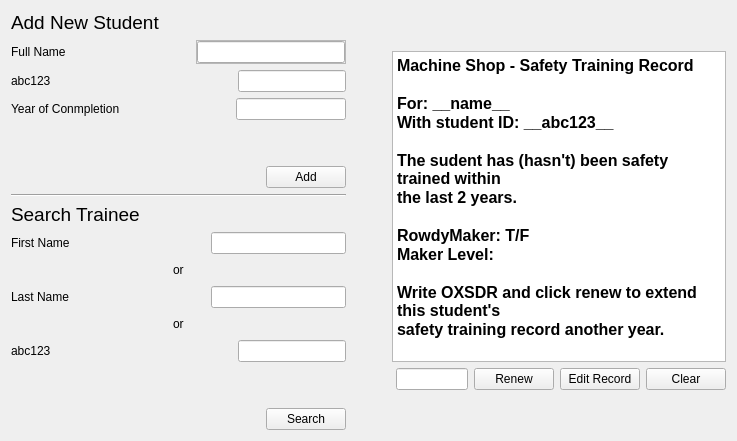
     <widget class="QWidget" name="page_3">
      <property name="styleSheet">
       <string notr="true"/>
      </property>
      <layout class="QVBoxLayout" name="verticalLayout_6">
       <item>
        <layout class="QHBoxLayout" name="horizontalLayout_62" stretch="1,0,1">
         <item>
          <layout class="QVBoxLayout" name="verticalLayout_51">
           <item>
            <layout class="QVBoxLayout" name="verticalLayout_49">
             <item>
              <layout class="QHBoxLayout" name="horizontalLayout_50">
               <item>
                <widget class="QLabel" name="MS_ST_add_student_label">
                 <property name="font">
                  <font>
                   <pointsize>14</pointsize>
                  </font>
                 </property>
                 <property name="text">
                  <string>Add New Student</string>
                 </property>
                </widget>
               </item>
               <item>
                <spacer name="horizontalSpacer_45">
                 <property name="orientation">
                  <enum>Qt::Horizontal</enum>
                 </property>
                 <property name="sizeHint" stdset="0">
                  <size>
                   <width>40</width>
                   <height>20</height>
                  </size>
                 </property>
                </spacer>
               </item>
              </layout>
             </item>
             <item>
              <layout class="QHBoxLayout" name="horizontalLayout_51" stretch="0,0,0">
               <item>
                <widget class="QLabel" name="MS_ST_add_student_full_name">
                 <property name="text">
                  <string>Full Name</string>
                 </property>
                </widget>
               </item>
               <item>
                <spacer name="horizontalSpacer_42">
                 <property name="orientation">
                  <enum>Qt::Horizontal</enum>
                 </property>
                 <property name="sizeHint" stdset="0">
                  <size>
                   <width>40</width>
                   <height>20</height>
                  </size>
                 </property>
                </spacer>
               </item>
               <item>
                <widget class="QFrame" name="frame_3">
                 <property name="minimumSize">
                  <size>
                   <width>150</width>
                   <height>0</height>
                  </size>
                 </property>
                 <property name="frameShape">
                  <enum>QFrame::StyledPanel</enum>
                 </property>
                 <property name="frameShadow">
                  <enum>QFrame::Raised</enum>
                 </property>
                 <layout class="QHBoxLayout" name="ms_st_full_name_entry_layout">
                  <property name="spacing">
                   <number>0</number>
                  </property>
                  <property name="leftMargin">
                   <number>0</number>
                  </property>
                  <property name="topMargin">
                   <number>0</number>
                  </property>
                  <property name="rightMargin">
                   <number>0</number>
                  </property>
                  <property name="bottomMargin">
                   <number>0</number>
                  </property>
                  <item>
                   <widget class="QLineEdit" name="MS_SF_full_name_entry"/>
                  </item>
                 </layout>
                </widget>
               </item>
              </layout>
             </item>
             <item>
              <layout class="QHBoxLayout" name="horizontalLayout_52" stretch="0,1,0">
               <item>
                <widget class="QLabel" name="MS_ST_add_student_abc">
                 <property name="text">
                  <string>abc123</string>
                 </property>
                </widget>
               </item>
               <item>
                <spacer name="horizontalSpacer_41">
                 <property name="orientation">
                  <enum>Qt::Horizontal</enum>
                 </property>
                 <property name="sizeHint" stdset="0">
                  <size>
                   <width>40</width>
                   <height>20</height>
                  </size>
                 </property>
                </spacer>
               </item>
               <item>
                <widget class="QLineEdit" name="MS_ST_add_student_abc_entry">
                 <property name="maxLength">
                  <number>6</number>
                 </property>
                </widget>
               </item>
              </layout>
             </item>
             <item>
              <layout class="QHBoxLayout" name="horizontalLayout_53">
               <item>
                <widget class="QLabel" name="MS_ST_add_student_yoc">
                 <property name="text">
                  <string>Year of Conmpletion</string>
                 </property>
                </widget>
               </item>
               <item>
                <spacer name="horizontalSpacer_43">
                 <property name="orientation">
                  <enum>Qt::Horizontal</enum>
                 </property>
                 <property name="sizeHint" stdset="0">
                  <size>
                   <width>40</width>
                   <height>20</height>
                  </size>
                 </property>
                </spacer>
               </item>
               <item>
                <widget class="QLineEdit" name="MS_ST_add_student_yoc_entry">
                 <property name="maxLength">
                  <number>4</number>
                 </property>
                </widget>
               </item>
              </layout>
             </item>
             <item>
              <spacer name="verticalSpacer_23">
               <property name="orientation">
                <enum>Qt::Vertical</enum>
               </property>
               <property name="sizeHint" stdset="0">
                <size>
                 <width>20</width>
                 <height>40</height>
                </size>
               </property>
              </spacer>
             </item>
             <item>
              <layout class="QHBoxLayout" name="horizontalLayout_54">
               <item>
                <spacer name="horizontalSpacer_44">
                 <property name="orientation">
                  <enum>Qt::Horizontal</enum>
                 </property>
                 <property name="sizeHint" stdset="0">
                  <size>
                   <width>40</width>
                   <height>20</height>
                  </size>
                 </property>
                </spacer>
               </item>
               <item>
                <widget class="QPushButton" name="MS_ST_add_student_button">
                 <property name="text">
                  <string>Add</string>
                 </property>
                </widget>
               </item>
              </layout>
             </item>
            </layout>
           </item>
           <item>
            <widget class="Line" name="line_3">
             <property name="orientation">
              <enum>Qt::Horizontal</enum>
             </property>
            </widget>
           </item>
           <item>
            <layout class="QVBoxLayout" name="verticalLayout_50">
             <item>
              <layout class="QHBoxLayout" name="horizontalLayout_55">
               <item>
                <widget class="QLabel" name="MS_ST_search_trainee_label">
                 <property name="font">
                  <font>
                   <pointsize>14</pointsize>
                  </font>
                 </property>
                 <property name="text">
                  <string>Search Trainee</string>
                 </property>
                </widget>
               </item>
               <item>
                <spacer name="horizontalSpacer_46">
                 <property name="orientation">
                  <enum>Qt::Horizontal</enum>
                 </property>
                 <property name="sizeHint" stdset="0">
                  <size>
                   <width>40</width>
                   <height>20</height>
                  </size>
                 </property>
                </spacer>
               </item>
              </layout>
             </item>
             <item>
              <layout class="QHBoxLayout" name="horizontalLayout_56">
               <item>
                <widget class="QLabel" name="MS_ST_search_trainee_fname">
                 <property name="text">
                  <string>First Name</string>
                 </property>
                </widget>
               </item>
               <item>
                <spacer name="horizontalSpacer_52">
                 <property name="orientation">
                  <enum>Qt::Horizontal</enum>
                 </property>
                 <property name="sizeHint" stdset="0">
                  <size>
                   <width>40</width>
                   <height>20</height>
                  </size>
                 </property>
                </spacer>
               </item>
               <item>
                <widget class="QLineEdit" name="MS_ST_search_trainee_fname_entry">
                 <property name="maxLength">
                  <number>100</number>
                 </property>
                </widget>
               </item>
              </layout>
             </item>
             <item>
              <layout class="QHBoxLayout" name="horizontalLayout_57">
               <item>
                <spacer name="horizontalSpacer_47">
                 <property name="orientation">
                  <enum>Qt::Horizontal</enum>
                 </property>
                 <property name="sizeHint" stdset="0">
                  <size>
                   <width>40</width>
                   <height>20</height>
                  </size>
                 </property>
                </spacer>
               </item>
               <item>
                <widget class="QLabel" name="MS_ST_search_trainee_or1">
                 <property name="text">
                  <string>or</string>
                 </property>
                </widget>
               </item>
               <item>
                <spacer name="horizontalSpacer_48">
                 <property name="orientation">
                  <enum>Qt::Horizontal</enum>
                 </property>
                 <property name="sizeHint" stdset="0">
                  <size>
                   <width>40</width>
                   <height>20</height>
                  </size>
                 </property>
                </spacer>
               </item>
              </layout>
             </item>
             <item>
              <layout class="QHBoxLayout" name="horizontalLayout_58">
               <item>
                <widget class="QLabel" name="MS_ST_search_trainee_lname">
                 <property name="text">
                  <string>Last Name</string>
                 </property>
                </widget>
               </item>
               <item>
                <spacer name="horizontalSpacer_53">
                 <property name="orientation">
                  <enum>Qt::Horizontal</enum>
                 </property>
                 <property name="sizeHint" stdset="0">
                  <size>
                   <width>40</width>
                   <height>20</height>
                  </size>
                 </property>
                </spacer>
               </item>
               <item>
                <widget class="QLineEdit" name="MS_ST_search_trainee_lname_entry">
                 <property name="maxLength">
                  <number>100</number>
                 </property>
                </widget>
               </item>
              </layout>
             </item>
             <item>
              <layout class="QHBoxLayout" name="horizontalLayout_59">
               <item>
                <spacer name="horizontalSpacer_49">
                 <property name="orientation">
                  <enum>Qt::Horizontal</enum>
                 </property>
                 <property name="sizeHint" stdset="0">
                  <size>
                   <width>40</width>
                   <height>20</height>
                  </size>
                 </property>
                </spacer>
               </item>
               <item>
                <widget class="QLabel" name="MS_ST_search_trainee_or2">
                 <property name="text">
                  <string>or</string>
                 </property>
                </widget>
               </item>
               <item>
                <spacer name="horizontalSpacer_50">
                 <property name="orientation">
                  <enum>Qt::Horizontal</enum>
                 </property>
                 <property name="sizeHint" stdset="0">
                  <size>
                   <width>40</width>
                   <height>20</height>
                  </size>
                 </property>
                </spacer>
               </item>
              </layout>
             </item>
             <item>
              <layout class="QHBoxLayout" name="horizontalLayout_60" stretch="0,1,0">
               <item>
                <widget class="QLabel" name="MS_ST_search_trainee_abc">
                 <property name="text">
                  <string>abc123</string>
                 </property>
                </widget>
               </item>
               <item>
                <spacer name="horizontalSpacer_54">
                 <property name="orientation">
                  <enum>Qt::Horizontal</enum>
                 </property>
                 <property name="sizeHint" stdset="0">
                  <size>
                   <width>40</width>
                   <height>20</height>
                  </size>
                 </property>
                </spacer>
               </item>
               <item>
                <widget class="QLineEdit" name="MS_ST_search_trainee_abc_entry">
                 <property name="maxLength">
                  <number>6</number>
                 </property>
                </widget>
               </item>
              </layout>
             </item>
             <item>
              <spacer name="verticalSpacer_27">
               <property name="orientation">
                <enum>Qt::Vertical</enum>
               </property>
               <property name="sizeHint" stdset="0">
                <size>
                 <width>20</width>
                 <height>40</height>
                </size>
               </property>
              </spacer>
             </item>
             <item>
              <layout class="QHBoxLayout" name="horizontalLayout_61">
               <item>
                <spacer name="horizontalSpacer_57">
                 <property name="orientation">
                  <enum>Qt::Horizontal</enum>
                 </property>
                 <property name="sizeHint" stdset="0">
                  <size>
                   <width>40</width>
                   <height>20</height>
                  </size>
                 </property>
                </spacer>
               </item>
               <item>
                <widget class="QPushButton" name="MS_ST_search_trainee_button">
                 <property name="text">
                  <string>Search</string>
                 </property>
                </widget>
               </item>
              </layout>
             </item>
            </layout>
           </item>
          </layout>
         </item>
         <item>
          <spacer name="horizontalSpacer_55">
           <property name="orientation">
            <enum>Qt::Horizontal</enum>
           </property>
           <property name="sizeHint" stdset="0">
            <size>
             <width>40</width>
             <height>20</height>
            </size>
           </property>
          </spacer>
         </item>
         <item>
          <layout class="QVBoxLayout" name="verticalLayout_48" stretch="0,2,0,0">
           <item>
            <spacer name="verticalSpacer_29">
             <property name="orientation">
              <enum>Qt::Vertical</enum>
             </property>
             <property name="sizeHint" stdset="0">
              <size>
               <width>20</width>
               <height>40</height>
              </size>
             </property>
            </spacer>
           </item>
           <item>
            <widget class="QTextBrowser" name="MS_ST_search_trainee_textbrowser">
             <property name="styleSheet">
              <string notr="true"/>
             </property>
             <property name="frameShadow">
              <enum>QFrame::Sunken</enum>
             </property>
             <property name="lineWidth">
              <number>2</number>
             </property>
             <property name="html">
              <string>&lt;!DOCTYPE HTML PUBLIC &quot;-//W3C//DTD HTML 4.0//EN&quot; &quot;http://www.w3.org/TR/REC-html40/strict.dtd&quot;&gt;
&lt;html&gt;&lt;head&gt;&lt;meta name=&quot;qrichtext&quot; content=&quot;1&quot; /&gt;&lt;style type=&quot;text/css&quot;&gt;
p, li { white-space: pre-wrap; }
&lt;/style&gt;&lt;/head&gt;&lt;body style=&quot; font-family:'MS Shell Dlg 2'; font-size:8.25pt; font-weight:400; font-style:normal;&quot;&gt;
&lt;p style=&quot; margin-top:0px; margin-bottom:0px; margin-left:0px; margin-right:0px; -qt-block-indent:0; text-indent:0px;&quot;&gt;&lt;span style=&quot; font-family:'Adobe Devanagari'; font-size:12pt; font-weight:600;&quot;&gt;Machine Shop - Safety Training Record &lt;/span&gt;&lt;/p&gt;
&lt;p style=&quot;-qt-paragraph-type:empty; margin-top:0px; margin-bottom:0px; margin-left:0px; margin-right:0px; -qt-block-indent:0; text-indent:0px; font-family:'Adobe Devanagari'; font-size:12pt; font-weight:600;&quot;&gt;&lt;br /&gt;&lt;/p&gt;
&lt;p style=&quot; margin-top:0px; margin-bottom:0px; margin-left:0px; margin-right:0px; -qt-block-indent:0; text-indent:0px;&quot;&gt;&lt;span style=&quot; font-family:'Adobe Devanagari'; font-size:12pt; font-weight:600;&quot;&gt;For: __name__&lt;/span&gt;&lt;/p&gt;
&lt;p style=&quot; margin-top:0px; margin-bottom:0px; margin-left:0px; margin-right:0px; -qt-block-indent:0; text-indent:0px;&quot;&gt;&lt;span style=&quot; font-family:'Adobe Devanagari'; font-size:12pt; font-weight:600;&quot;&gt;With student ID: __abc123__&lt;/span&gt;&lt;/p&gt;
&lt;p style=&quot;-qt-paragraph-type:empty; margin-top:0px; margin-bottom:0px; margin-left:0px; margin-right:0px; -qt-block-indent:0; text-indent:0px; font-family:'Adobe Devanagari'; font-size:12pt; font-weight:600;&quot;&gt;&lt;br /&gt;&lt;/p&gt;
&lt;p style=&quot; margin-top:0px; margin-bottom:0px; margin-left:0px; margin-right:0px; -qt-block-indent:0; text-indent:0px;&quot;&gt;&lt;span style=&quot; font-family:'Adobe Devanagari'; font-size:12pt; font-weight:600;&quot;&gt;The sudent has (hasn't) been safety trained within&lt;/span&gt;&lt;/p&gt;
&lt;p style=&quot; margin-top:0px; margin-bottom:0px; margin-left:0px; margin-right:0px; -qt-block-indent:0; text-indent:0px;&quot;&gt;&lt;span style=&quot; font-family:'Adobe Devanagari'; font-size:12pt; font-weight:600;&quot;&gt;the last 2 years.&lt;/span&gt;&lt;/p&gt;
&lt;p style=&quot;-qt-paragraph-type:empty; margin-top:0px; margin-bottom:0px; margin-left:0px; margin-right:0px; -qt-block-indent:0; text-indent:0px; font-family:'Adobe Devanagari'; font-size:12pt; font-weight:600;&quot;&gt;&lt;br /&gt;&lt;/p&gt;
&lt;p style=&quot; margin-top:0px; margin-bottom:0px; margin-left:0px; margin-right:0px; -qt-block-indent:0; text-indent:0px;&quot;&gt;&lt;span style=&quot; font-family:'Adobe Devanagari'; font-size:12pt; font-weight:600;&quot;&gt;RowdyMaker: T/F&lt;/span&gt;&lt;/p&gt;
&lt;p style=&quot; margin-top:0px; margin-bottom:0px; margin-left:0px; margin-right:0px; -qt-block-indent:0; text-indent:0px;&quot;&gt;&lt;span style=&quot; font-family:'Adobe Devanagari'; font-size:12pt; font-weight:600;&quot;&gt;Maker Level:&lt;/span&gt;&lt;/p&gt;
&lt;p style=&quot;-qt-paragraph-type:empty; margin-top:0px; margin-bottom:0px; margin-left:0px; margin-right:0px; -qt-block-indent:0; text-indent:0px; font-family:'Adobe Devanagari'; font-size:12pt; font-weight:600;&quot;&gt;&lt;br /&gt;&lt;/p&gt;
&lt;p style=&quot; margin-top:0px; margin-bottom:0px; margin-left:0px; margin-right:0px; -qt-block-indent:0; text-indent:0px;&quot;&gt;&lt;span style=&quot; font-family:'Adobe Devanagari'; font-size:12pt; font-weight:600;&quot;&gt;Write OXSDR and click renew to extend this student's&lt;/span&gt;&lt;/p&gt;
&lt;p style=&quot; margin-top:0px; margin-bottom:0px; margin-left:0px; margin-right:0px; -qt-block-indent:0; text-indent:0px;&quot;&gt;&lt;span style=&quot; font-family:'Adobe Devanagari'; font-size:12pt; font-weight:600;&quot;&gt;safety training record another year.&lt;/span&gt;&lt;/p&gt;&lt;/body&gt;&lt;/html&gt;</string>
             </property>
            </widget>
           </item>
           <item>
            <layout class="QHBoxLayout" name="horizontalLayout_49">
             <item>
              <spacer name="horizontalSpacer_56">
               <property name="orientation">
                <enum>Qt::Horizontal</enum>
               </property>
               <property name="sizeHint" stdset="0">
                <size>
                 <width>40</width>
                 <height>20</height>
                </size>
               </property>
              </spacer>
             </item>
             <item>
              <widget class="QLineEdit" name="MS_ST_search_trainee_override_entry"/>
             </item>
             <item>
              <widget class="QPushButton" name="MS_ST_search_trainee_renew">
               <property name="text">
                <string>Renew</string>
               </property>
              </widget>
             </item>
             <item>
              <widget class="QPushButton" name="pushButton_12">
               <property name="text">
                <string>Edit Record</string>
               </property>
              </widget>
             </item>
             <item>
              <widget class="QPushButton" name="MS_ST_search_trainee_clear">
               <property name="text">
                <string>Clear</string>
               </property>
              </widget>
             </item>
            </layout>
           </item>
           <item>
            <spacer name="verticalSpacer_28">
             <property name="orientation">
              <enum>Qt::Vertical</enum>
             </property>
             <property name="sizeHint" stdset="0">
              <size>
               <width>20</width>
               <height>40</height>
              </size>
             </property>
            </spacer>
           </item>
          </layout>
         </item>
        </layout>
       </item>
      </layout>
     </widget>
